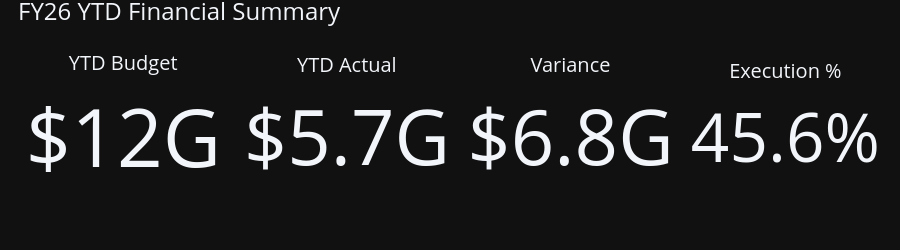

Here is the notebook cell this chart was saved with:
### Code cell
fig = go.Figure()

fig.add_trace(go.Indicator(
    mode="number",
    value=abs(ytd_budget),
    title={"text": "YTD Budget"},
    number={"prefix": "$", "valueformat": ".2s"},
    domain={"x": [0.00, 0.24], "y": [0, 1]}
))

fig.add_trace(go.Indicator(
    mode="number",
    value=abs(ytd_actual),
    title={"text": "YTD Actual"},
    number={"prefix": "$", "valueformat": ".2s"},
    domain={"x": [0.26, 0.50], "y": [0, 1]}
))

fig.add_trace(go.Indicator(
    mode="number",
    value=abs(ytd_variance),
    title={"text": "Variance"},
    number={"prefix": "$", "valueformat": ".2s"},
    domain={"x": [0.52, 0.76], "y": [0, 1]}
))

fig.add_trace(go.Indicator(
    mode="number",
    value=abs(ytd_execution),
    title={"text": "Execution %"},
    number={"suffix": "%", "valueformat": ".1f"},
    domain={"x": [0.78, 1], "y": [0, 1]}
))

fig.update_layout(
    template="plotly_dark",
    height=250,
    margin=dict(t=40, b=20, l=20, r=20),
    title={
        "text": "FY26 YTD Financial Summary",
        "x": 0.02,
        "font": {"size": 24}
    }
)

fig.show()

### Figure 1 — Plotly figure (JSON) as saved in the notebook; plotly's stock layout.template omitted (floating-point values rounded to 4 significant figures)
{"data": [{"domain": {"x": [0, 0.24], "y": [0, 1]}, "mode": "number", "number": {"prefix": "$", "valueformat": ".2s"}, "title": {"text": "YTD Budget"}, "type": "indicator", "value": 12410000000.0}, {"domain": {"x": [0.26, 0.5], "y": [0, 1]}, "mode": "number", "number": {"prefix": "$", "valueformat": ".2s"}, "title": {"text": "YTD Actual"}, "type": "indicator", "value": 5655000000.0}, {"domain": {"x": [0.52, 0.76], "y": [0, 1]}, "mode": "number", "number": {"prefix": "$", "valueformat": ".2s"}, "title": {"text": "Variance"}, "type": "indicator", "value": 6754000000.0}, {"domain": {"x": [0.78, 1], "y": [0, 1]}, "mode": "number", "number": {"suffix": "%", "valueformat": ".1f"}, "title": {"text": "Execution %"}, "type": "indicator", "value": 45.57}], "layout": {"height": 250, "margin": {"b": 20, "l": 20, "r": 20, "t": 40}, "title": {"font": {"size": 24}, "text": "FY26 YTD Financial Summary", "x": 0.02}}}
